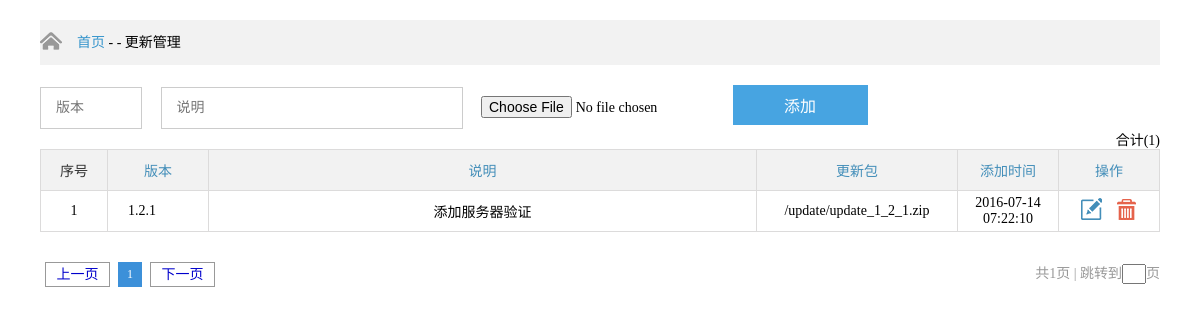
Page /admin/gengxin.php (signed in) on the committed database.
### tables this page shows
CREATE TABLE `gengxin` (
  `id` int(10) unsigned NOT NULL AUTO_INCREMENT,
  `title` varchar(255) NOT NULL,
  `date` int(11) NOT NULL,
  `detail` text,
  `zip` varchar(255) NOT NULL,
  PRIMARY KEY (`id`)
);

### admin/gengxin.php (the view, shortened to what this page needs)
<?php
$action=isset($_GET['action'])?$_GET['action']:"";
$page=isset($_GET['page'])?$_GET['page']:1;
$data=array();
?>
<!DOCTYPE html PUBLIC "-//W3C//DTD XHTML 1.0 Transitional//EN" "http://www.w3.org/TR/xhtml1/DTD/xhtml1-transitional.dtd">
<html xmlns="http://www.w3.org/1999/xhtml">
<head>
	<link rel="stylesheet" type="text/css" href="css/css.css" />
	<link rel="stylesheet" type="text/css" href="css/pageGroup.css" />
</head>
<body>
<div id="pageAll">
	<div class="pageTop">
		<div class="page">
			<img src="img/coin02.png" style="float:left;margin-top:10px;" /><span><a href="main.php">首页</a>&nbsp;-&nbsp;-</span>&nbsp;更新管理
		</div>
	</div>
	<div class="page">
		<div class="connoisseur">
			<div class="conform clear">
				<div class="cfD">
					<form action="?action=add" method="post" enctype="multipart/form-data">
						<input class="userinput vpr" style="width:100px;" type="text" name="title" placeholder="版本" />
						<input class="userinput vpr" type="text" name="detail" placeholder="说明" />
						<input type="file" name="zip"/>
						<button class="userbtn">添加</button>
					</form>
				</div>
			</div>
			<div class="conShow">
				<span style="float:right">合计(<?=data_num('gengxin')?>)</span>
				<table border="1" cellspacing="0" cellpadding="0" width="100%">
					<tr>
						<td width="66px" class="tdColor tdC">序号</td>
						<td width="100px" class="tdColor">版本</td>
						<td class="tdColor">说明</td>
						<td width="200px" class="tdColor">更新包</td>
						<td width="100px" class="tdColor">添加时间</td>
						<td width="100px" class="tdColor">操作</td>
					</tr>
					<?php
					if(info_list('gengxin',$page)){
						foreach(info_list('gengxin',$page) as $row){
							if (isset($id)&&$id == $row['id']&&$action=="edit") {
								?>
								<tr bgcolor="#999">
									<form action='?action=save&page=<?= $page ?>&id=<?= $id ?>' method='post'>
										<td height="40px"><?= $row['id'] ?></td>
										<td style="text-align:left;padding-left:20px;"><?= $row['title'] ?></td>
										<td><input type="text" name="detail" value="<?= $row['detail'] ?>"/></td>
										<td><?= $row['zip'] ?></td>
										<td><?= date('Y-m-d H:i:s',$row['date']) ?></td>
										<td>
											<button><img src="img/ok.png"></button><a href="?page=<?= $page ?>"><img src="img/no.png"></a></td>
									</form>
								</tr>
								<?php
							}else {
								?>
								<tr>
									<td height="40px"><?= $row['id'] ?></td>
									<td style="text-align:left;padding-left:20px;"><?= $row['title'] ?></td>
									<td><?= $row['detail'] ?></td>
									<td><?= $row['zip'] ?></td>
									<td><?= date('Y-m-d H:i:s',$row['date']) ?></td>
									<td>
										<a href="?action=edit&page=<?=$page?>&id=<?= $row['id'] ?>"><img class="operation" src="img/update.png"></a> <a href="?action=del&page=<?=$page?>&id=<?=$row['id']?>"><img class="operation delban" src="img/delete.png"></a></td>
								</tr>
								<?php
							}
						}
					}
					?>
				</table>
				<div class="paging">
					<div id="pageGro" class="cb clear">
						<?=list_page('gengxin',$page)?>
					</div>
				</div>
			</div>
		</div>
	</div>
</div>
</body>
</html>

### admin/css/css.css (style rules this page uses)
* { padding: 0; margin: 0; font-family: "Microsoft YaHei"; font-size: 14px; }
a { text-decoration: none; color:#0000cc; }
#pageAll { padding:0 40px; }
#pageAll .page { margin-top:20px; }
#pageAll .page>img { float:left; margin-top:10px; }
.pageTop { width: 100%; height: 45px; line-height: 45px; background-color: #f2f2f2; }
.pageTop span { margin-left: 15px; }
.pageTop a { color: #3695cc; }
table { border-collapse: collapse; }
td { text-align: center; border: 1px solid #dcdbdb; }
.tdColor { height: 40px; background-color: #f2f2f2; color: #438eb9; }
.tdC { color: #333; }
.paging { width: 100%; margin-bottom: 50px; text-align: right; }
.operation { margin-left: 5px; margin-right: 5px; cursor: pointer; }
.cfD { float:left; }
.cfD .vpr { margin-right: 15px; }
.cfD .userinput { width: 300px; height: 40px; border: 1px solid #ccc; text-indent: 15px; color: #999; }
.cfD .userbtn { margin-left: 10px; width: 135px; height: 40px; border: none; font-size: 16px; color: #fff; background-color: #47a4e1; }
.clear:after { content: "."; display: block; height: 0; clear: both; visibility: hidden }

### admin/css/pageGroup.css (style rules this page uses)
#pageGro { margin:0px auto; padding-top:30px; }
.clear:after { content: "."; display: block; height: 0; clear: both; visibility: hidden }

### rows in the picture
gengxin: id "1", title "1.2.1", detail "添加服务器验证", zip "/update/update_1_2_1.zip", date "2016-07-14 07:22:10"

### other values in the picture
data_num('gengxin') "1"
$page "1"
$pagenum "1"
